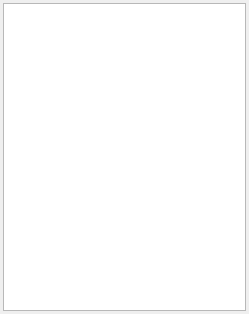
<?xml version="1.0" encoding="UTF-8"?>
<ui version="4.0">
 <class>DlgActualEventLog</class>
 <widget class="QDialog" name="DlgActualEventLog">
  <property name="windowModality">
   <enum>Qt::NonModal</enum>
  </property>
  <property name="enabled">
   <bool>true</bool>
  </property>
  <property name="geometry">
   <rect>
    <x>0</x>
    <y>0</y>
    <width>249</width>
    <height>314</height>
   </rect>
  </property>
  <property name="sizePolicy">
   <sizepolicy hsizetype="Preferred" vsizetype="Preferred">
    <horstretch>0</horstretch>
    <verstretch>0</verstretch>
   </sizepolicy>
  </property>
  <property name="windowTitle">
   <string>Olay Kayıtları</string>
  </property>
  <property name="sizeGripEnabled">
   <bool>false</bool>
  </property>
  <property name="modal">
   <bool>false</bool>
  </property>
  <layout class="QVBoxLayout" name="verticalLayout">
   <property name="spacing">
    <number>3</number>
   </property>
   <property name="sizeConstraint">
    <enum>QLayout::SetDefaultConstraint</enum>
   </property>
   <property name="leftMargin">
    <number>3</number>
   </property>
   <property name="topMargin">
    <number>3</number>
   </property>
   <property name="rightMargin">
    <number>3</number>
   </property>
   <property name="bottomMargin">
    <number>3</number>
   </property>
   <item>
    <widget class="QTableWidget" name="tableWidget">
     <property name="styleSheet">
      <string notr="true">QHeaderView::section {    
	background-color: rgb(227, 227, 227);

    padding-left: 4px;
    border: 1px solid lightgrey;
	
	font: 10pt &quot;MS Shell Dlg 2&quot;;
}</string>
     </property>
    </widget>
   </item>
  </layout>
 </widget>
 <resources/>
 <connections/>
</ui>
